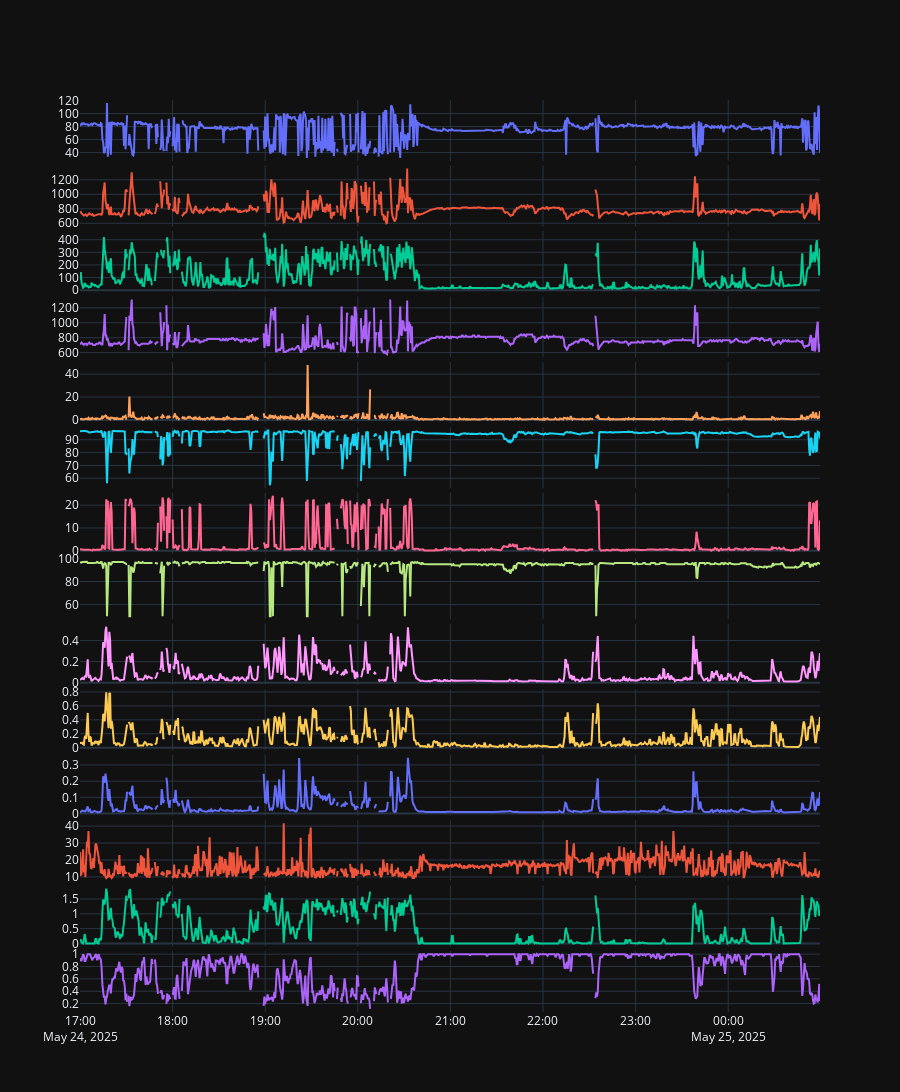

Notebook code cell kept with this figure:
### Code cell
fig = make_subplots(rows=len(feat_names), cols=1, shared_xaxes=True, vertical_spacing=0.005)
for f in range(len(feat_names)):
    name = feat_names[f].upper().replace("_", " ")
    feat_y = np.where(y_mask == 1, features[:data_len, f], np.nan)
    fig.add_trace(go.Scatter(x=ts, y=feat_y, name=name), row=f+1, col=1)
fig.update_layout(
    height=1200,
    showlegend=False,
    template=plotly_template,
    # title_text="Stacked Subplots with Shared X-Axes"
)
fig.show()

### Figure 1 — Plotly figure (JSON) as saved in the notebook; plotly's stock layout.template omitted (floating-point values rounded to 4 significant figures; data arrays with more than 128 entries replaced by an {"elided": "..."} marker saying what was removed)
{"data": [{"name": "HR BPM", "type": "scatter", "x": {"elided": "960 str values"}, "xaxis": "x", "y": {"elided": "960 float values"}, "yaxis": "y"}, {"name": "HRV TD MEAN NN", "type": "scatter", "x": {"elided": "960 str values"}, "xaxis": "x2", "y": {"elided": "960 float values"}, "yaxis": "y2"}, {"name": "HRV TD SD NN", "type": "scatter", "x": {"elided": "960 str values"}, "xaxis": "x3", "y": {"elided": "960 float values"}, "yaxis": "y3"}, {"name": "HRV TD MEDIAN NN", "type": "scatter", "x": {"elided": "960 str values"}, "xaxis": "x4", "y": {"elided": "960 float values"}, "yaxis": "y4"}, {"name": "HRV FD LFHF RATIO", "type": "scatter", "x": {"elided": "960 str values"}, "xaxis": "x5", "y": {"elided": "960 float values"}, "yaxis": "y5"}, {"name": "SPO2 MU", "type": "scatter", "x": {"elided": "960 str values"}, "xaxis": "x6", "y": {"elided": "960 float values"}, "yaxis": "y6"}, {"name": "SPO2 STD", "type": "scatter", "x": {"elided": "960 str values"}, "xaxis": "x7", "y": {"elided": "960 float values"}, "yaxis": "y7"}, {"name": "SPO2 MED", "type": "scatter", "x": {"elided": "960 str values"}, "xaxis": "x8", "y": {"elided": "960 float values"}, "yaxis": "y8"}, {"name": "MOV MU", "type": "scatter", "x": {"elided": "960 str values"}, "xaxis": "x9", "y": {"elided": "960 float values"}, "yaxis": "y9"}, {"name": "MOV STD", "type": "scatter", "x": {"elided": "960 str values"}, "xaxis": "x10", "y": {"elided": "960 float values"}, "yaxis": "y10"}, {"name": "MOV MED", "type": "scatter", "x": {"elided": "960 str values"}, "xaxis": "x11", "y": {"elided": "960 float values"}, "yaxis": "y11"}, {"name": "RSP BPM", "type": "scatter", "x": {"elided": "960 str values"}, "xaxis": "x12", "y": {"elided": "960 float values"}, "yaxis": "y12"}, {"name": "QOS WIN", "type": "scatter", "x": {"elided": "960 str values"}, "xaxis": "x13", "y": {"elided": "960 float values"}, "yaxis": "y13"}, {"name": "HRV QOS", "type": "scatter", "x": {"elided": "960 str values"}, "xaxis": "x14", "y": {"elided": "960 float values"}, "yaxis": "y14"}], "layout": {"height": 1200, "showlegend": false, "xaxis": {"anchor": "y", "domain": [0, 1], "matches": "x14", "showticklabels": false}, "xaxis10": {"anchor": "y10", "domain": [0, 1], "matches": "x14", "showticklabels": false}, "xaxis11": {"anchor": "y11", "domain": [0, 1], "matches": "x14", "showticklabels": false}, "xaxis12": {"anchor": "y12", "domain": [0, 1], "matches": "x14", "showticklabels": false}, "xaxis13": {"anchor": "y13", "domain": [0, 1], "matches": "x14", "showticklabels": false}, "xaxis14": {"anchor": "y14", "domain": [0, 1]}, "xaxis2": {"anchor": "y2", "domain": [0, 1], "matches": "x14", "showticklabels": false}, "xaxis3": {"anchor": "y3", "domain": [0, 1], "matches": "x14", "showticklabels": false}, "xaxis4": {"anchor": "y4", "domain": [0, 1], "matches": "x14", "showticklabels": false}, "xaxis5": {"anchor": "y5", "domain": [0, 1], "matches": "x14", "showticklabels": false}, "xaxis6": {"anchor": "y6", "domain": [0, 1], "matches": "x14", "showticklabels": false}, "xaxis7": {"anchor": "y7", "domain": [0, 1], "matches": "x14", "showticklabels": false}, "xaxis8": {"anchor": "y8", "domain": [0, 1], "matches": "x14", "showticklabels": false}, "xaxis9": {"anchor": "y9", "domain": [0, 1], "matches": "x14", "showticklabels": false}, "yaxis": {"anchor": "x", "domain": [0.9332, 1]}, "yaxis10": {"anchor": "x10", "domain": [0.2871, 0.3539]}, "yaxis11": {"anchor": "x11", "domain": [0.2154, 0.2821]}, "yaxis12": {"anchor": "x12", "domain": [0.1436, 0.2104]}, "yaxis13": {"anchor": "x13", "domain": [0.07179, 0.1386]}, "yaxis14": {"anchor": "x14", "domain": [0, 0.06679]}, "yaxis2": {"anchor": "x2", "domain": [0.8614, 0.9282]}, "yaxis3": {"anchor": "x3", "domain": [0.7896, 0.8564]}, "yaxis4": {"anchor": "x4", "domain": [0.7179, 0.7846]}, "yaxis5": {"anchor": "x5", "domain": [0.6461, 0.7129]}, "yaxis6": {"anchor": "x6", "domain": [0.5743, 0.6411]}, "yaxis7": {"anchor": "x7", "domain": [0.5025, 0.5693]}, "yaxis8": {"anchor": "x8", "domain": [0.4307, 0.4975]}, "yaxis9": {"anchor": "x9", "domain": [0.3589, 0.4257]}}}
